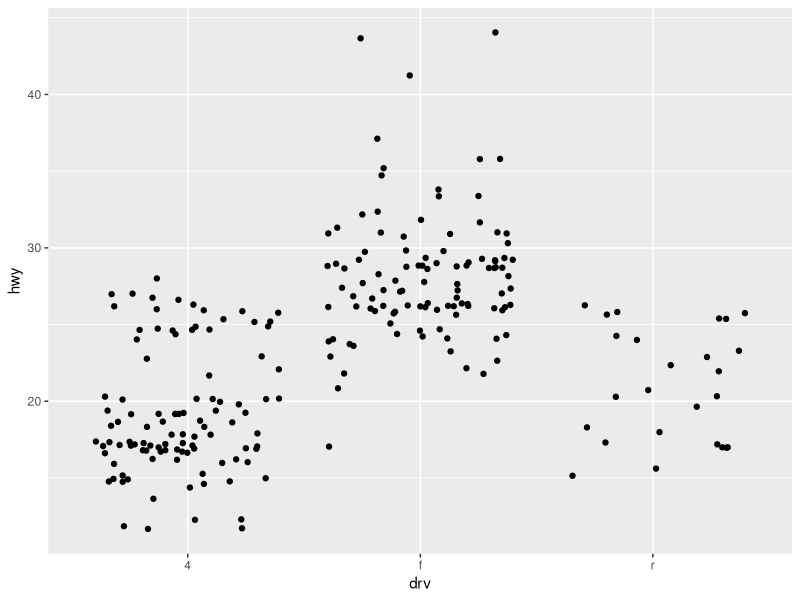
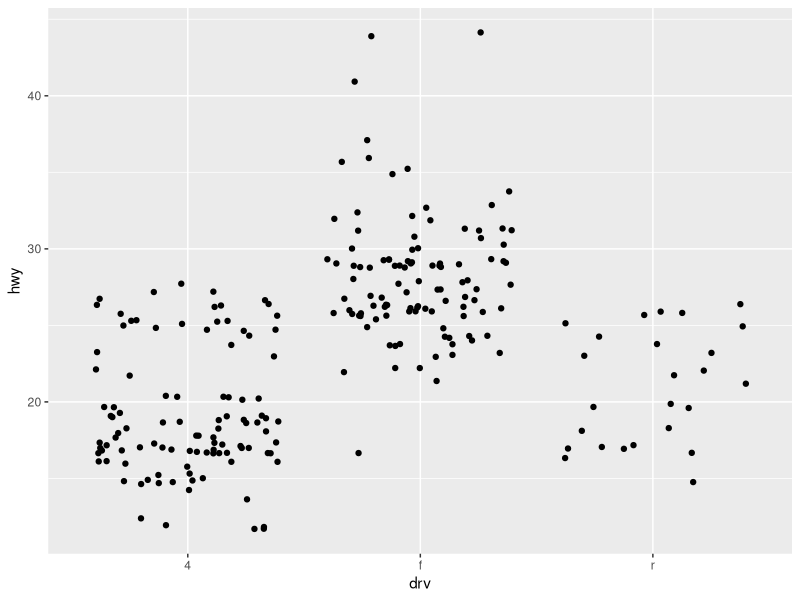

Here is the R script that generated these plots, in order:
## ---- chunk 1
### FOR THE ASSIGNMENT:
#install.packages("magrittr")
library(magrittr)
library(tidyverse)
t_alpha_2 <- 
  function(df=Inf,a=0.05) { # setting values as default
  sample_t_score <- qt(c(a,(1-a)),df = df)  
  value <- sample_t_score[which(sample_t_score > 0)] # select the positive value
  return(value)
}
# df = Inf means the degrees of freedom approaches an infinite value whereby, the student's t-distribution (tdf) approximates the Standard Normal Distribution (T)



### NOT FOR GRADING: 
#df[sample(1:nrow(df), 10, rep = T, prob = df$"p(x,y)"), -ncol(df)] # sample rows from the data frame 
#nrow(sample))  
#sample_t_score[which(sample_t_score > 0)] # select the positive value
## ---- chunk 2
t_data <- function(x,a) {
  mean = mean(x,na.rm = FALSE)
  stdev = sd(x,na.rm = FALSE)
  if (missing(a)) {
    a = 0.05 # assign it alpha of 5%
    lower = mean - (t_alpha_2((length(x)-1),a)*(stdev/sqrt(length(x))))
    upper = mean + (t_alpha_2((length(x)-1),a)*(stdev/sqrt(length(x))))
    return(tibble(y = mean,
                ymin = lower,
                ymax = upper))
  }
  else
    lower = mean - (t_alpha_2((length(x)-1),a)*(stdev/sqrt(length(x))))
    upper = mean + (t_alpha_2((length(x)-1),a)*(stdev/sqrt(length(x))))
    return(tibble(y = mean,
                ymin = lower,
                ymax = upper))

}
###
mpg <- data.frame(mpg)
ggplot(mpg, aes(drv, hwy)) +
  stat_summary(fun.data="t_data", 
               fun.ymin = min,
               fun.ymax = max,
               fun.y = mean,
               geom="crossbar", 
               color = 'red',
               width=0.5) +
  geom_jitter()

## ---- chunk 3
z_score <- function(x,mu,sigma) {
    #print( ifelse(missing(mu), 'mu not specified'))
    #print( ifelse(missing(sigma), 'sigma not specified'))
    if (missing(mu)|missing(sigma)) { # appropriate because when you call the function with only 2 inputs, function does not know if numeric input is for mu or sigma
      mu = mean(x) # re-define
      sigma = sd(x) # re-define
      zscores <- vector("double", length(x))
      for (i in seq_along(x)) {
        zscores[[i]] <- (x[[i]] - mu) / sigma
      }
    }
    else
      zscores <- vector("double", length(x))
      for (i in seq_along(x)) {
        zscores[[i]] <- (x[[i]] - mu) / sigma
      }
    return(zscores) # proper positioning
}


mpg %>% 
  group_by(drv) %>% 
  mutate(hwy_zscores = z_score(hwy)) %>% 
  ggplot(aes(drv, hwy)) + stat_summary(fun.data="t_data", 
               fun.ymin = min,
               fun.ymax = max,
               fun.y = mean,
               geom="crossbar", 
               color = 'red',
               width=0.5) + geom_jitter()
